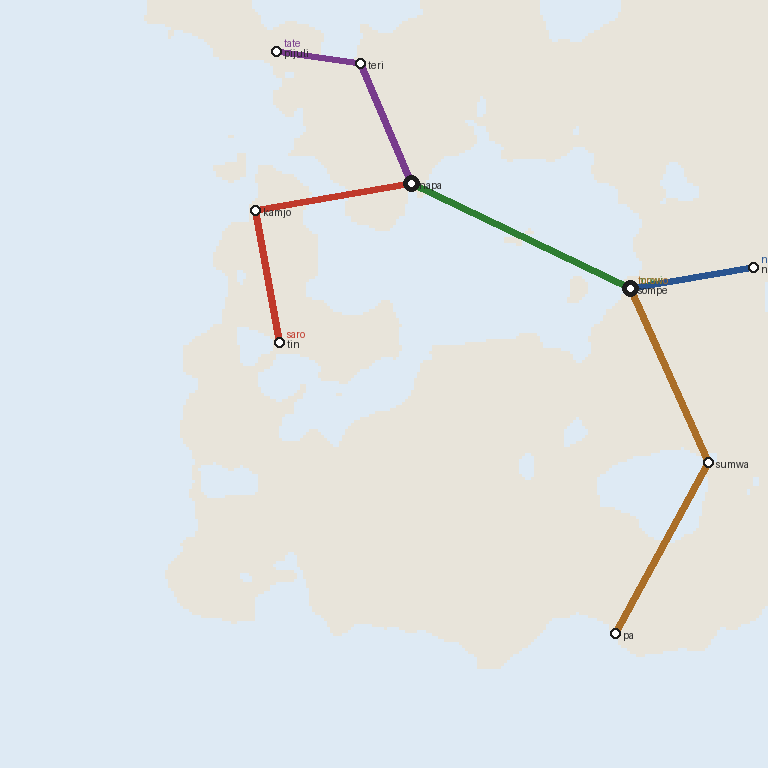

Generate this figure with Python:
"""transit.py — schematic transit map of the continent.

Same world, different cartographic genre: continent.py gives
real geography (seed 7); this draws the metro map over it —
coastal cities connected by MST, chains decomposed into
named lines, drawn schematically over a faint landmass
silhouette. Stations get mu names (conlang/gen).

Lines: maximal chains between terminals/branch nodes.
Interchanges: degree >= 3 or shared by two lines.
"""

import os
import sys
import random
import numpy as np
from PIL import Image, ImageDraw

HERE = os.path.dirname(os.path.abspath(__file__))
sys.path.insert(0, HERE)
sys.path.insert(0, os.path.join(HERE, '..', 'conlang'))
import continent as cm                       # noqa: E402
from gen import word                          # noqa: E402

N, K = 256, 9
SEED = 7


def pick_cities(h, rng):
    beach = (h >= 0.40) & (h < 0.46)
    pts = np.argwhere(beach)
    sel = [tuple(pts[rng.integers(len(pts))])]
    while len(sel) < K:
        c = pts[rng.integers(len(pts))]
        d = min((c[0] - s[0]) ** 2 + (c[1] - s[1]) ** 2
                for s in sel)
        if d > 24 ** 2:
            sel.append(tuple(c))
    return sel


def mst(pts):
    n = len(pts)
    inT = {0}
    edges = []
    while len(inT) < n:
        best = None
        for i in inT:
            for j in range(n):
                if j in inT:
                    continue
                d = (pts[i][0] - pts[j][0]) ** 2 + \
                    (pts[i][1] - pts[j][1]) ** 2
                if best is None or d < best[0]:
                    best = (d, i, j)
        edges.append((best[1], best[2]))
        inT.add(best[2])
    return edges


def lines_from_edges(edges, n):
    """Decompose tree into maximal chains between terminals
    (deg==1) and branch nodes (deg>=3)."""
    adj = {i: [] for i in range(n)}
    for a, b in edges:
        adj[a].append(b)
        adj[b].append(a)
    deg = {i: len(adj[i]) for i in range(n)}
    lines = []
    seen = set()
    for start in range(n):
        if deg[start] == 2:
            continue
        for nxt in adj[start]:
            if (start, nxt) in seen:
                continue
            chain = [start]
            prev, cur = start, nxt
            while True:
                seen.add((prev, cur))
                seen.add((cur, prev))
                chain.append(cur)
                if deg[cur] != 2:
                    break
                a, b = adj[cur]
                prev, cur = cur, b if a == prev else a
            lines.append(chain)
    return lines, deg


COLORS = [(192, 57, 43), (41, 84, 144), (46, 125, 50),
          (170, 110, 40), (120, 60, 140), (60, 130, 130)]


def render(h, cities, lines, names, lnames, path):
    S = 3
    land = h >= 0.40
    img = np.full((N, N, 3), 252, np.uint8)
    img[land] = (232, 228, 218)                    # faint land
    img[~land] = (222, 234, 244)                   # pale sea
    pil = Image.fromarray(img).resize(
        (N * S, N * S), Image.NEAREST)
    d = ImageDraw.Draw(pil)
    P = [(c[1] * S, c[0] * S) for c in cities]     # x,y px
    line_of = {}
    for li, chain in enumerate(lines):
        col = COLORS[li % len(COLORS)]
        xy = [P[i] for i in chain]
        d.line(xy, fill=col, width=7)
        for i in chain:
            line_of.setdefault(i, set()).add(li)
        # line tag at first station
        x, y = xy[0]
        d.text((x + 8, y - 14), lnames[li], fill=col)
    for i, (x, y) in enumerate(P):
        inter = len(line_of.get(i, ())) > 1
        if inter:
            d.ellipse([x - 8, y - 8, x + 8, y + 8],
                      outline=(30, 30, 30), width=3)
        d.ellipse([x - 5, y - 5, x + 5, y + 5],
                  fill=(255, 255, 255),
                  outline=(30, 30, 30), width=2)
        d.text((x + 8, y - 4), names[i], fill=(40, 40, 40))
    pil.save(path)


if __name__ == '__main__':
    rng = np.random.default_rng(SEED + 40)
    mrng = random.Random(41)
    h = cm.continent(N)
    cities = pick_cities(h, rng)
    edges = mst(cities)
    lines, deg = lines_from_edges(edges, len(cities))
    names = [word(mrng) for _ in cities]
    lnames = [word(mrng) for _ in lines]
    out = os.path.join(HERE, 'transit.png')
    render(h, cities, lines, names, lnames, out)
    inter = sum(1 for i in range(len(cities))
                if deg[i] >= 3)
    print(f'cities: {len(cities)}, lines: {len(lines)}, '
          f'edges: {len(edges)}, branch nodes: {inter}')
    for li, ch in enumerate(lines):
        print(f'  {lnames[li]}: ' +
              ' - '.join(names[i] for i in ch))
    print('VERDICT: OK' if len(lines) >= 2 else
          'VERDICT: degenerate (single line)')
